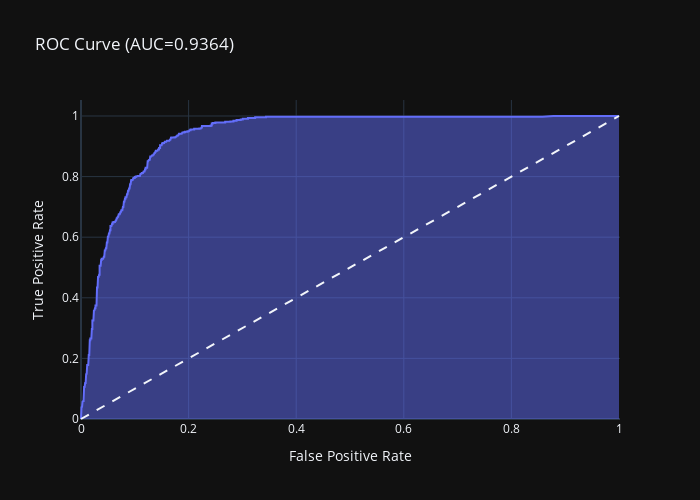

Notebook code cell kept with this figure:
### Markdown cell above
Оценим модель

### Code cell
probabilities_valid = rfc.predict_proba(features_test)
probabilities_one_valid = probabilities_valid[:, 1]

plot_roc_auc_curve(target_test, probabilities_one_valid)

### Figure 1 — Plotly figure (JSON) as saved in the notebook; plotly's stock layout.template omitted (floating-point values rounded to 4 significant figures; data arrays with more than 128 entries replaced by an {"elided": "..."} marker saying what was removed)
{"data": [{"fillpattern": {"shape": ""}, "hovertemplate": "False Positive Rate=%{x}<br>True Positive Rate=%{y}<extra></extra>", "legendgroup": "", "line": {"color": "#636efa"}, "marker": {"symbol": "circle"}, "mode": "lines", "name": "", "orientation": "v", "showlegend": false, "stackgroup": "1", "x": {"elided": "600 float values"}, "xaxis": "x", "y": {"elided": "600 float values"}, "yaxis": "y", "type": "scatter"}], "layout": {"xaxis": {"anchor": "y", "domain": [0.0, 1.0], "title": {"text": "False Positive Rate"}}, "yaxis": {"anchor": "x", "domain": [0.0, 1.0], "title": {"text": "True Positive Rate"}}, "legend": {"tracegroupgap": 0}, "title": {"text": "ROC Curve (AUC=0.9364)"}, "height": 500, "width": 700, "shapes": [{"line": {"dash": "dash"}, "type": "line", "x0": 0, "x1": 1, "y0": 0, "y1": 1}]}}
